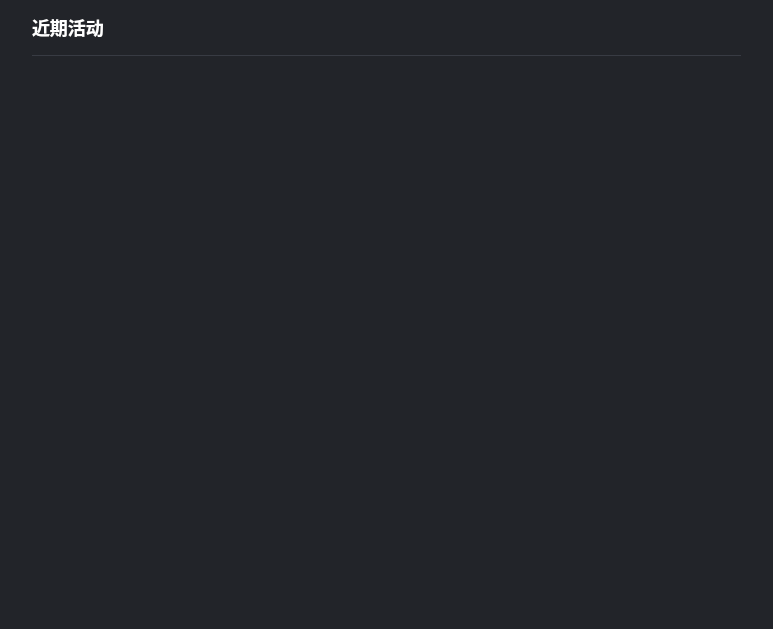
<?xml version="1.0" encoding="UTF-8"?>
<ui version="4.0">
 <class>HotPushPage</class>
 <widget class="QDialog" name="HotPushPage">
  <property name="geometry">
   <rect>
    <x>0</x>
    <y>0</y>
    <width>773</width>
    <height>629</height>
   </rect>
  </property>
  <property name="windowTitle">
   <string>Dialog</string>
  </property>
  <property name="styleSheet">
   <string notr="true">background: #222429;
border-radius: 12px;</string>
  </property>
  <layout class="QVBoxLayout" name="verticalLayout">
   <property name="spacing">
    <number>0</number>
   </property>
   <property name="leftMargin">
    <number>0</number>
   </property>
   <property name="topMargin">
    <number>0</number>
   </property>
   <property name="rightMargin">
    <number>0</number>
   </property>
   <property name="bottomMargin">
    <number>0</number>
   </property>
   <item>
    <widget class="QWidget" name="widget" native="true">
     <layout class="QVBoxLayout" name="verticalLayout_2">
      <property name="spacing">
       <number>0</number>
      </property>
      <property name="leftMargin">
       <number>32</number>
      </property>
      <property name="topMargin">
       <number>0</number>
      </property>
      <property name="rightMargin">
       <number>32</number>
      </property>
      <property name="bottomMargin">
       <number>0</number>
      </property>
      <item>
       <widget class="QWidget" name="widget_36" native="true">
        <property name="minimumSize">
         <size>
          <width>0</width>
          <height>56</height>
         </size>
        </property>
        <property name="maximumSize">
         <size>
          <width>16777215</width>
          <height>56</height>
         </size>
        </property>
        <property name="styleSheet">
         <string notr="true">QWidget#widget_36 {
    border-bottom: 1px solid #383B43;
border-radius: 0px;
    }</string>
        </property>
        <layout class="QHBoxLayout" name="horizontalLayout_22">
         <property name="spacing">
          <number>0</number>
         </property>
         <property name="leftMargin">
          <number>0</number>
         </property>
         <property name="topMargin">
          <number>0</number>
         </property>
         <property name="rightMargin">
          <number>0</number>
         </property>
         <property name="bottomMargin">
          <number>1</number>
         </property>
         <item>
          <widget class="QLabel" name="label_14">
           <property name="styleSheet">
            <string notr="true">font-family: &quot;微软雅黑&quot;;
font-weight: 500;
font-size: 18px;
color: #FFFFFF;
line-height: 25px;
text-align: left;
font-style: normal;</string>
           </property>
           <property name="text">
            <string>近期活动</string>
           </property>
          </widget>
         </item>
         <item>
          <spacer name="horizontalSpacer_7">
           <property name="orientation">
            <enum>Qt::Horizontal</enum>
           </property>
           <property name="sizeHint" stdset="0">
            <size>
             <width>40</width>
             <height>20</height>
            </size>
           </property>
          </spacer>
         </item>
         <item>
          <widget class="QPushButton" name="closeBtn">
           <property name="minimumSize">
            <size>
             <width>24</width>
             <height>24</height>
            </size>
           </property>
           <property name="maximumSize">
            <size>
             <width>24</width>
             <height>24</height>
            </size>
           </property>
           <property name="styleSheet">
            <string notr="true">QPushButton{	
border:none;
}
QPushButton::hover{
border:none;
background:#3E3E3E;
}
QPushButton::checked {
border:none;
}

</string>
           </property>
           <property name="text">
            <string/>
           </property>
           <property name="icon">
            <iconset resource="../res.qrc">
             <normaloff>:/images/login_close_n.png</normaloff>:/images/login_close_n.png</iconset>
           </property>
           <property name="iconSize">
            <size>
             <width>28</width>
             <height>28</height>
            </size>
           </property>
          </widget>
         </item>
        </layout>
       </widget>
      </item>
      <item>
       <widget class="QWidget" name="widget_2" native="true"/>
      </item>
     </layout>
    </widget>
   </item>
  </layout>
 </widget>
 <resources>
  <include location="../res.qrc"/>
 </resources>
 <connections/>
</ui>
